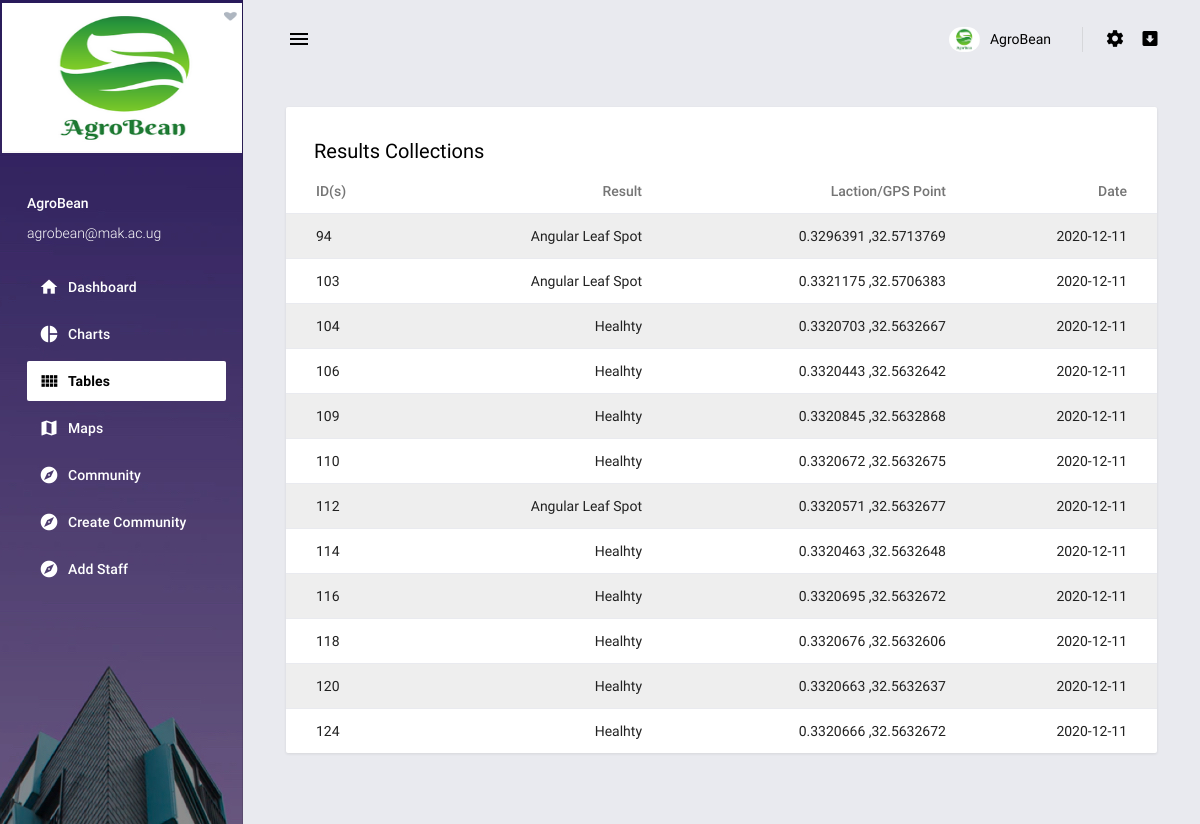
/tables, run on an earlier commit of the app's database.
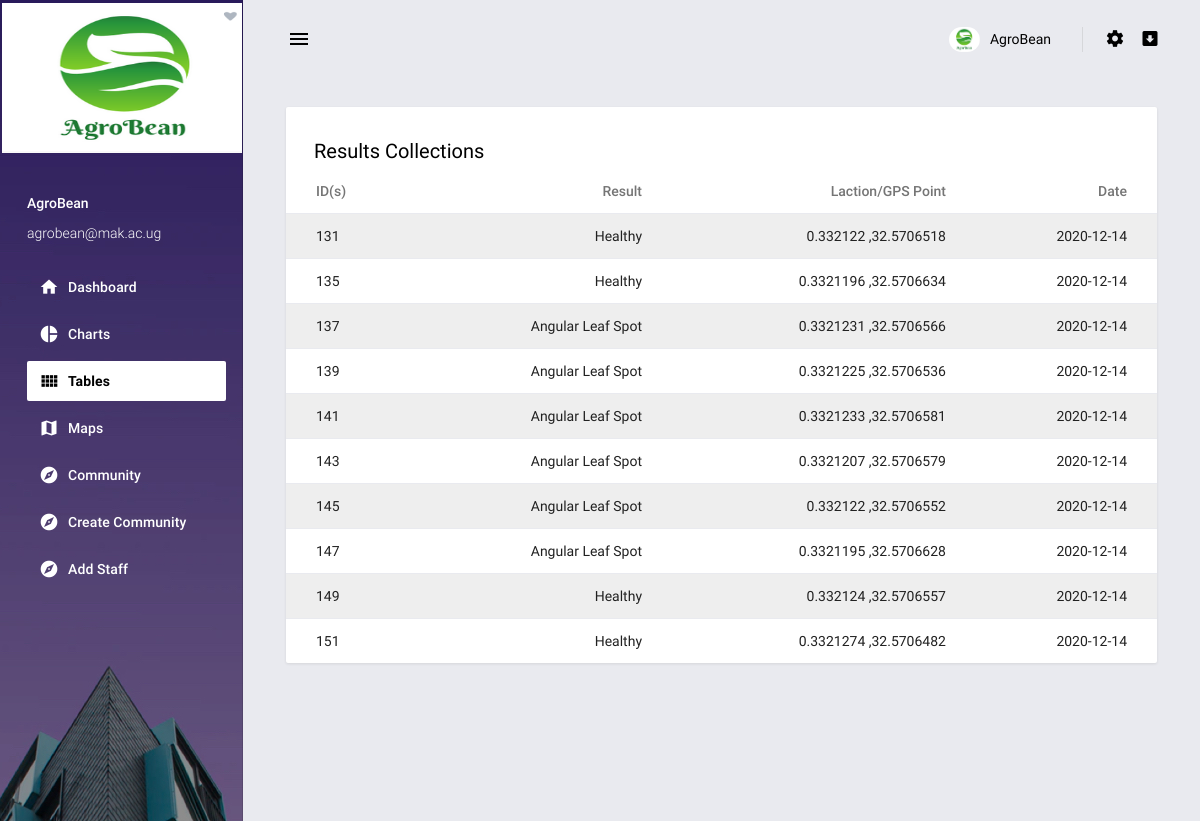
And on a later commit of the database.
### tables this page shows
CREATE TABLE "agrobean_results" (
	`id`	INTEGER,
	`result`	TEXT,
	`location`	TEXT,
	`date`	INTEGER,
	PRIMARY KEY(`id`)
);

### app.py (the view)
@app.route('/tables',methods=['GET','POST'])
def tables():
    results=db_connect.execute('select * from agrobean_results')
    return render_template('basic-tables.html',tables=results)

### templates/basic-tables.html (shortened to what this page needs)
{% extends "base.html" %}
{% block content %}
        <main class="content-wrapper">
          <div class="mdc-layout-grid">
            <div class="mdc-layout-grid__inner">
              <div class="mdc-layout-grid__cell stretch-card mdc-layout-grid__cell--span-12">
                <div class="mdc-card p-0">
                  <h6 class="card-title card-padding pb-0">Results Collections</h6>
                  <div class="table-responsive">
                    <table class="table table-striped">
                      <thead>
                        <tr>
                          <th class="text-left">ID(s)</th>
                          <th>Result</th>
                          <th>Laction/GPS Point</th>
                          <th>Date</th>
                        </tr>
                      </thead>
                      <tbody>
                      {% for table in tables %}
                        <tr>
                          <td class="text-left">{{table[0]}}</td>
                          <td>{{table[1]}}</td>
                          <td>{{table[2]}}</td>
                          <td>{{table[3]}}</td>
                        </tr>
                       {% endfor %}
                      </tbody>
                    </table>
                  </div>
                </div>
              </div>
            </div>
          </div>
        </main>
{% endblock %}

### templates/base.html (shortened to what this page needs)
<!DOCTYPE html>
<html lang="en">
<head>
  <link rel="stylesheet" href="{{url_for('static',filename='assets/vendors/mdi/css/materialdesignicons.min.css')}}">
  <link rel="stylesheet" href="{{url_for('static',filename='assets/vendors/css/vendor.bundle.base.css')}}">
  <link rel="stylesheet" href="{{url_for('static',filename='assets/vendors/flag-icon-css/css/flag-icon.min.css')}}">
  <link rel="stylesheet" href="{{url_for('static',filename='assets/vendors/jvectormap/jquery-jvectormap.css')}}">
  <link rel="stylesheet" href="{{url_for('static',filename='assets/css/demo/style.css')}}">
</head>
<body>
  <div class="body-wrapper">
    <aside class="mdc-drawer mdc-drawer--dismissible mdc-drawer--open">
      <div class="mdc-drawer__header">
        <a href="{{url_for('index')}}" class="brand-logo">
          <img src="{{url_for('static',filename='assets/images/logo3.png')}}" alt="logo" style="width:250px;height:150px;margin-left:-25px;margin-top:-25px;">
        </a>
      </div>
      <div class="mdc-drawer__content">
        <div class="user-info">
          <p class="name">AgroBean</p>
          <p class="email">agrobean@mak.ac.ug</p>
        </div>
        <div class="mdc-list-group">
          <nav class="mdc-list mdc-drawer-menu">
            <div class="mdc-list-item mdc-drawer-item">
              <a class="mdc-drawer-link" href="{{url_for('index')}}">
                <i class="material-icons mdc-list-item__start-detail mdc-drawer-item-icon" aria-hidden="true">home</i>
                Dashboard
              </a>
            </div>
            <div class="mdc-list-item mdc-drawer-item">
              <a class="mdc-drawer-link" href="{{url_for('charts')}}">
                <i class="material-icons mdc-list-item__start-detail mdc-drawer-item-icon" aria-hidden="true">pie_chart</i>
                Charts
              </a>
            </div>
              <div class="mdc-list-item mdc-drawer-item">
              <a class="mdc-drawer-link" href="{{url_for('tables')}}">
                <i class="material-icons mdc-list-item__start-detail mdc-drawer-item-icon" aria-hidden="true">view_comfy</i>
                Tables
              </a>
            </div>
            <div class="mdc-list-item mdc-drawer-item">
              <a class="mdc-drawer-link" href="{{url_for('maps')}}">
                <i class="material-icons mdc-list-item__start-detail mdc-drawer-item-icon" aria-hidden="true">map</i>
                  Maps
              </a>
            </div>
              <div class="mdc-list-item mdc-drawer-item">
              <a class="mdc-drawer-link" href="https://visionhospital.000webhostapp.com/view_article.php" target="_blank">
                <i class="material-icons mdc-list-item__start-detail mdc-drawer-item-icon" aria-hidden="true">explore</i>
                  Community
              </a>
            </div>
            <div class="mdc-list-item mdc-drawer-item">
              <a class="mdc-drawer-link" href="https://visionhospital.000webhostapp.com/upload.php" target="_blank">
                <i class="material-icons mdc-list-item__start-detail mdc-drawer-item-icon" aria-hidden="true">explore</i>
                  Create Community
              </a>
            </div>
            <div class="mdc-list-item mdc-drawer-item">
              <a class="mdc-drawer-link" href="{{url_for('register_staff')}}">
                <i class="material-icons mdc-list-item__start-detail mdc-drawer-item-icon" aria-hidden="true">explore</i>
                  Add Staff
              </a>
            </div>
          </nav>
        </div>
      </div>
    </aside>
    <div class="main-wrapper mdc-drawer-app-content">
      <header class="mdc-top-app-bar">
        <div class="mdc-top-app-bar__row">
          <div class="mdc-top-app-bar__section mdc-top-app-bar__section--align-start">
            <button class="material-icons mdc-top-app-bar__navigation-icon mdc-icon-button sidebar-toggler">menu</button>
          </div>
          <div class="mdc-top-app-bar__section mdc-top-app-bar__section--align-end mdc-top-app-bar__section-right">
            <div class="menu-button-container menu-profile d-none d-md-block">
              <button class="mdc-button mdc-menu-button">
                <span class="d-flex align-items-center">
                  <span class="figure">
                    <img src="{{url_for('static',filename='assets/images/logo3.png')}}" alt="user" class="user">
                  </span>
                  <span class="user-name">AgroBean</span>
                </span>
              </button>
            </div>
            <div class="menu-button-container d-none d-md-block">
              <button class="mdc-button mdc-menu-button">
                <i class="mdi mdi-settings"></i>
              </button>
            </div>
            <div class="menu-button-container d-none d-md-block">
              <button class="mdc-button mdc-menu-button">
                <i class="mdi mdi-arrow-down-bold-box"></i>
              </button>
            </div>
          </div>
        </div>
      </header>
      <div class="page-wrapper mdc-toolbar-fixed-adjust">
        {% block content %}
        {% endblock %}
        <footer>
          <div class="mdc-layout-grid">
          </div>
        </footer>
      </div>
    </div>
  </div>
</body>
</html>

What changed in the data, as far as the page shows it:
removed agrobean_results: id "94", result "Angular Leaf Spot", location "0.3296391 ,32.5713769", date "2020-12-11"
removed agrobean_results: id "103", result "Angular Leaf Spot", location "0.3321175 ,32.5706383", date "2020-12-11"
removed agrobean_results: id "104", result "Healhty", location "0.3320703 ,32.5632667", date "2020-12-11"
removed agrobean_results: id "106", result "Healhty", location "0.3320443 ,32.5632642", date "2020-12-11"
removed agrobean_results: id "109", result "Healhty", location "0.3320845 ,32.5632868", date "2020-12-11"
removed agrobean_results: id "110", result "Healhty", location "0.3320672 ,32.5632675", date "2020-12-11"
removed agrobean_results: id "112", result "Angular Leaf Spot", location "0.3320571 ,32.5632677", date "2020-12-11"
removed agrobean_results: id "114", result "Healhty", location "0.3320463 ,32.5632648", date "2020-12-11"
removed agrobean_results: id "116", result "Healhty", location "0.3320695 ,32.5632672", date "2020-12-11"
removed agrobean_results: id "118", result "Healhty", location "0.3320676 ,32.5632606", date "2020-12-11"
removed agrobean_results: id "120", result "Healhty", location "0.3320663 ,32.5632637", date "2020-12-11"
removed agrobean_results: id "124", result "Healhty", location "0.3320666 ,32.5632672", date "2020-12-11"
added agrobean_results: id "131", result "Healthy", location "0.332122 ,32.5706518", date "2020-12-14"
added agrobean_results: id "135", result "Healthy", location "0.3321196 ,32.5706634", date "2020-12-14"
added agrobean_results: id "137", result "Angular Leaf Spot", location "0.3321231 ,32.5706566", date "2020-12-14"
added agrobean_results: id "139", result "Angular Leaf Spot", location "0.3321225 ,32.5706536", date "2020-12-14"
added agrobean_results: id "141", result "Angular Leaf Spot", location "0.3321233 ,32.5706581", date "2020-12-14"
added agrobean_results: id "143", result "Angular Leaf Spot", location "0.3321207 ,32.5706579", date "2020-12-14"
added agrobean_results: id "145", result "Angular Leaf Spot", location "0.332122 ,32.5706552", date "2020-12-14"
added agrobean_results: id "147", result "Angular Leaf Spot", location "0.3321195 ,32.5706628", date "2020-12-14"
added agrobean_results: id "149", result "Healthy", location "0.332124 ,32.5706557", date "2020-12-14"
added agrobean_results: id "151", result "Healthy", location "0.3321274 ,32.5706482", date "2020-12-14"
